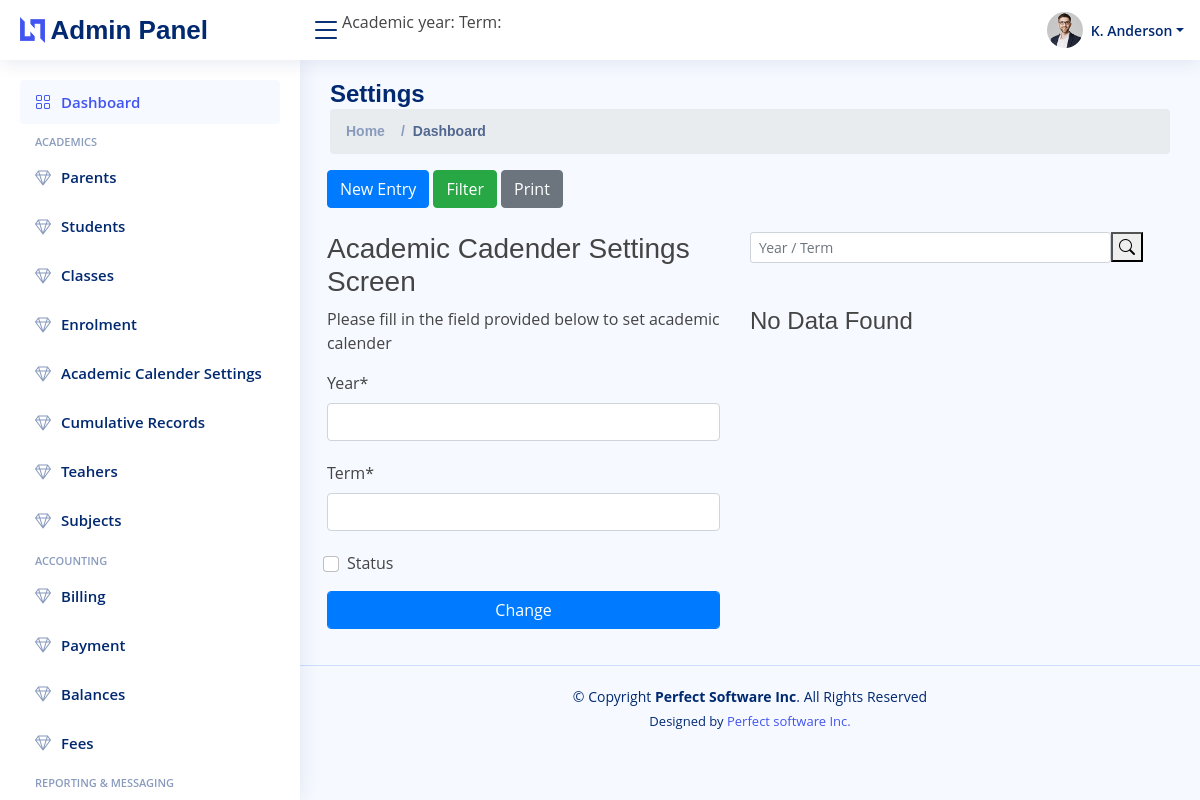
The page /dashboard/core/settings on the database as committed earlier.
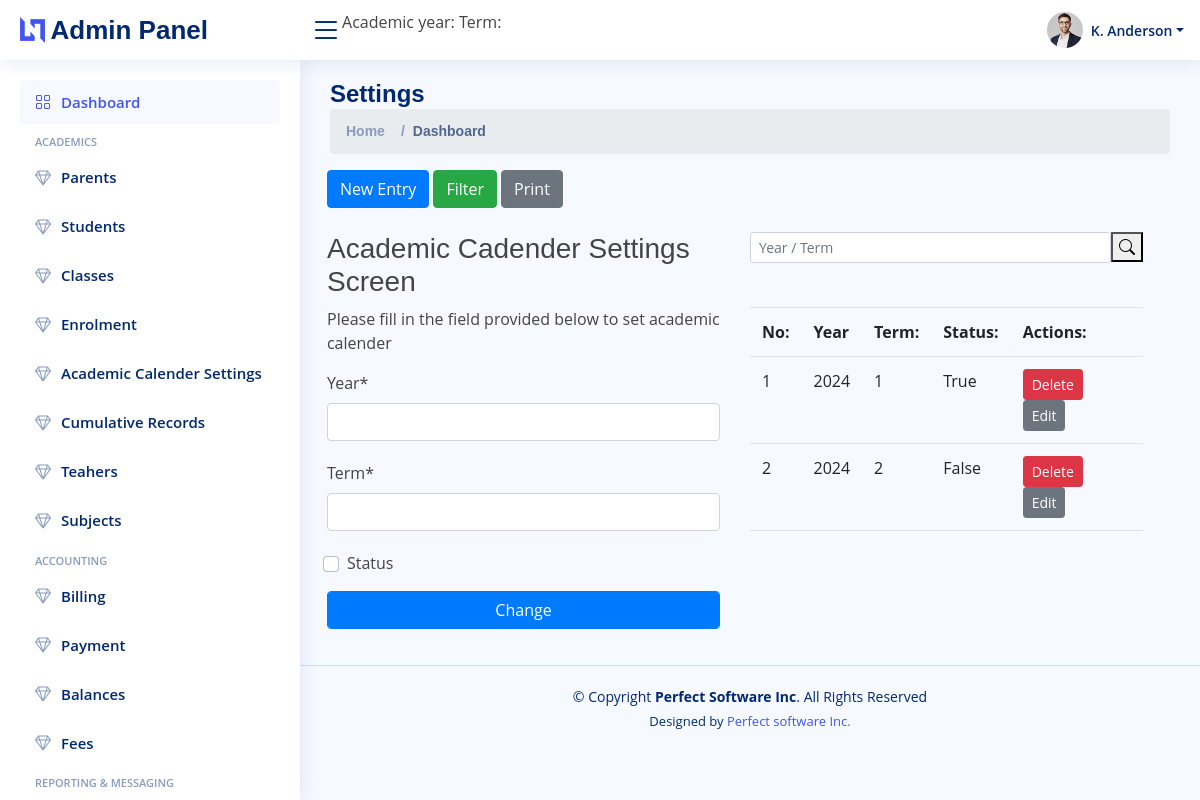
The same page on the database as committed later.
### core/models.py (models this page shows)
class AcademicSettings(models.Model):
    year = models.PositiveIntegerField( null=True)
    term = models.PositiveIntegerField(null=True)
    status = models.BooleanField(max_length = 15,default=False)
    createdAt = models.DateField(max_length = 30, default=datetime.date.today)
    updatedAt = models.DateField(max_length = 30, default=datetime.date.today)

### core/views.py (the view)
# urls.py: path("dashboard/core/settings", views.add, name = 'settings'),
def add(request):
    settings = AcademicSettings.objects.all()
    if request.method == "POST":
            settingForm = SettingForm(request.POST)
            if settingForm.is_valid():
                searchedSetting = AcademicSettings.objects.filter(year = settingForm.cleaned_data['year'], term = settingForm.cleaned_data['term']).first()
                if request.POST.get("id") == "":
                    if not searchedSetting:
                        if settingForm.cleaned_data['status']:
                            if AcademicSettings.objects.filter(status = settingForm.cleaned_data['status']).first():
                                usedSetting = AcademicSettings.objects.filter(status = settingForm.cleaned_data['status']).first()
                                usedSetting.status = not settingForm.cleaned_data['status']
                                usedSetting.save()
                        settingForm.save()
                        messages.success(request,f"Setting created Successfully")
                        return render(request,"settings.html",{'form':settingForm,'settings':settings})
                    else:
                        messages.error(request,f"Setting creation was  Unsuccessfully")
                        return render(request,"settings.html",{'form':settingForm,})
                else:
                    setting = AcademicSettings.objects.filter(id = int(request.POST.get("id"))).get()
                    setting.year = settingForm.cleaned_data['year']
                    setting.term = settingForm.cleaned_data['term']
                    if settingForm.cleaned_data['status']:
                            if AcademicSettings.objects.filter(status = settingForm.cleaned_data['status']).first():
                                usedSetting = AcademicSettings.objects.filter(status = settingForm.cleaned_data['status']).get()
                                usedSetting.status = not settingForm.cleaned_data['status']
                                usedSetting.save()
                                setting.status = settingForm.cleaned_data['status']
                    setting.status = settingForm.cleaned_data['status']
                    setting.save()
                    messages.success(request,f"Settings updated successfully.")
                    return render(request,"settings.html",{'form': settingForm,'settings':settings})
            else:
                 return render(request,"settings.html",{'form':settingForm,'settings':settings})
    else:
        settingForm = SettingForm()
        return render(request,"settings.html",{'form':settingForm,'settings':settings})

### core/forms/settingsform.py (shortened to what this page needs)
class SettingForm(forms.ModelForm):
    id = forms.CharField(widget = forms.TextInput(attrs={'type':"hidden",'value':""}),required=False)
    class Meta:
        model = AcademicSettings
        fields = ['year','term','status']

### core/templates/settings.html (shortened to what this page needs)
{% extends 'dashboard.html' %}
{% load crispy_forms_tags %}
{%block pagetitle%}
<h1>Settings</h1>
{%endblock%}
{%block body%}
<div class="row">
    <div class="col-md-12">
        {%include 'header.html'%}
    </div>
    <div class="col-md-6">
        <h3>Academic Cadender Settings  Screen </h3>
        <p>Please fill in the field provided below to set academic calender</p>
        <form action="{% url 'settings' %}" class="login-form" method="post">
            {{ form|crispy }}
            <div class="form-group">
                <button type="submit" class="btn form-control btn-primary rounded submit px-3">Change
                    </button>
            </div>
        </form>
    </div>
    <div class="col-md-6">
        <div class="search-bar">
            <form action = "search" class="search-form d-flex align-items-center" method="POST" >
                <input class="form-control form-control-sm" style="width: 100%;" type="text" name="searchkey" placeholder="Year / Term" title="Enter search keyword">
              <button type="submit" title="Search" style="margin-bottom: 20px;"><i class="bi bi-search"></i></button>
            </form>
          </div><br>
        {%if settings|length == 0%}
                <h4>No Data Found </h4>
                {%else%}
                <table class="table">
                    <tr>
                        <th>No:</th>
                        <th>Year</th>
                        <th>Term:</th>
                        <th>Status:</th>
                        <th>Actions:</th>
                    </tr>
                {% for setting in settings%}
                <tr>
                    <td>{{setting.id}}</td>
                    <td>{{setting.year}}</td>
                    <td>{{setting.term}}</td>
                    <td>{{setting.status}}</td>
                    <td><a href="/dashboard/settings/delete/{{setting.id}}"><button class =" btn btn-danger btn-sm">Delete</button></a> &nbsp<a href="/dashboard/settings/edit/{{setting.id}}"><button class = "btn btn-secondary btn-sm">Edit</button></a></td>
                </tr>
                {%endfor%}
                {%endif%}
            </table>
    </div>
</div>
{%endblock%}

### account/templates/dashboard.html (shortened to what this page needs)
{% extends 'base.html' %}
{% load crispy_forms_tags %}
{% load static %}
{%block content%}
<header id="header" class="header fixed-top d-flex align-items-center">
    <div class="d-flex align-items-center justify-content-between">
      <a href="index.html" class="logo d-flex align-items-center">
        <img src="{% static 'assets/img/logo.png' %}" alt="">
        <span class="d-none d-lg-block">Admin Panel</span>
      </a>
      <i class="bi bi-list toggle-sidebar-btn"></i>
    </div>
    <div class="d-flex align-items-center justify-content-between">
      <p>Academic year:  </p> &nbsp
      <p>Term:
         </p>
    </div>
    <nav class="header-nav ms-auto">
      <ul class="d-flex align-items-center">
        <li class="nav-item dropdown pe-3">
          <a class="nav-link nav-profile d-flex align-items-center pe-0" href="#" data-bs-toggle="dropdown">
            <img src="{% static 'assets/img/profile-img.jpg' %}" alt="Profile" class="rounded-circle">
            <span class="d-none d-md-block dropdown-toggle ps-2">K. Anderson</span>
          </a>
        </li>
      </ul>
    </nav>
  </header>
  <aside id="sidebar" class="sidebar">
    <ul class="sidebar-nav" id="sidebar-nav">
      <li class="nav-item">
        <a class="nav-link " href="{% url 'dashboard'%}">
          <i class="bi bi-grid"></i>
          <span>Dashboard</span>
        </a>
      </li>
      <li class="nav-heading">Academics</li>
      <li class="nav-item">
        <a class="nav-link collapsed" href="{% url 'parentsview' %}">
          <i class="bi bi-gem"></i><span>Parents</span>
        </a>
      </li>
      <li class="nav-item">
        <a class="nav-link collapsed" href="{% url 'studentsview' %}">
          <i class="bi bi-gem"></i><span>Students</span>
        </a>
      </li>
      <li class="nav-item">
        <a class="nav-link collapsed"  href="{% url 'classview' %}">
          <i class="bi bi-gem"></i><span>Classes</i></span>
        </a>
      </li>
      <li class="nav-item">
        <a class="nav-link collapsed" href="{% url 'enrolview' %}">
          <i class="bi bi-gem"></i><span>Enrolment</i>
        </a>
      </li>
      <li class="nav-item">
        <a class="nav-link collapsed" href="{% url 'settings' %}" >
          <i class="bi bi-gem"></i><span>Academic Calender Settings</i>
        </a>
      </li>
      <li class="nav-item">
        <a class="nav-link collapsed" href="#">
          <i class="bi bi-gem"></i><span>Cumulative Records</i>
        </a>
      </li>
      <li class="nav-item">
        <a class="nav-link collapsed" data-bs-target="#student-nav" data-bs-toggle="collapse" href="#">
          <i class="bi bi-gem"></i><span>Teahers</span>
        </a>
      </li>
      <li class="nav-item">
        <a class="nav-link collapsed"  href="{%url 'subjectview'%}">
          <i class="bi bi-gem"></i><span>Subjects</span>
        </a>
      </li>
      <li class="nav-heading">Accounting</li>
      <li class="nav-item">
        <a class="nav-link collapsed" href="{% url 'billview' %}">
          <i class="bi bi-gem"></i><span>Billing</i>
        </a>
      </li>
      <li class="nav-item">
        <a class="nav-link collapsed" href="{% url 'paymentview'%}">
          <i class="bi bi-gem"></i><span>Payment</i>
        </a>
      </li>
      <li class="nav-item">
        <a class="nav-link collapsed" href="{% url 'balancesingleview'%}">
          <i class="bi bi-gem"></i><span>Balances</i>
        </a>
      </li>
      <li class="nav-item">
        <a class="nav-link collapsed" href="{% url 'feeview' %}">
          <i class="bi bi-gem"></i><span>Fees</i>
        </a>
      </li>
      <li class="nav-heading">Reporting & Messaging</li>
    </ul>
  </aside>
  <main id="main" class="main">
    <div class="pagetitle">
      {%block pagetitle%}
      {%endblock%}
      <nav>
        <ol class="breadcrumb">
          <li class="breadcrumb-item"><a href="#">Home</a></li>
          <li class="breadcrumb-item active">Dashboard</li>
        </ol>
      </nav>
    </div>
    <section class="section dashboard">
      <div class="row">
        <div class="col-lg-12">
          <div class="row">
            {%block body%}
            {%endblock%}
          </div>
        </div>
      </div>
    </section>
  </main>
  <footer id="footer" class="footer">
    <div class="copyright">
      &copy; Copyright <strong><span>Perfect Software Inc</span></strong>. All Rights Reserved
    </div>
    <div class="credits">
      Designed by <a href="#">Perfect software Inc.</a>
    </div>
  </footer>
{%endblock%}

### account/templates/base.html (shortened to what this page needs)
{% load static %}
<!doctype html>
<html lang="en">
<head>
    <link href="{% static 'assets/vendor/bootstrap/css/bootstrap.min.css' %}" rel="stylesheet">
    <link href="{% static 'select2.css' %}" rel="stylesheet">
    <link rel="stylesheet" href="https://cdn.jsdelivr.net/npm/bootstrap@4.0.0/dist/css/bootstrap.min.css">
    <link href="https://cdn.jsdelivr.net/npm/select2@4.1.0-rc.0/dist/css/select2.min.css" rel="stylesheet" />
    <link rel="stylesheet" href="{% static 'style.css' %}">
    <link rel="stylesheet" href="{% static 'assets/vendor/bootstrap-icons/bootstrap-icons.css' %}">
    <link rel="stylesheet" href="https://printjs-4de6.kxcdn.com/print.min.css">
</head>
<body>
    {% block content %}{%endblock%}
</body>
</html>

### parents/templates/header.html
<div class="">
    <a href="{% url 'newentry' %}"><button class="btn btn-primary">New Entry</button></a>
    <a href="{% url 'filter' %}"><button class="btn btn-success" >Filter</button></a>
    <a href="#"><button onclick="window.print()" class="btn btn-secondary">Print</button></a>
</div><br>

### static/style.css (style rules this page uses)
:root { scroll-behavior: smooth; }
body { font-family: "Open Sans", sans-serif; background: #f6f9ff; color: #444444; }
a { color: #4154f1; text-decoration: none; }
h1, h2, h3, h4, h5, h6 { font-family: "Nunito", sans-serif; }
#main { margin-top: 60px; padding: 20px 30px; transition: all 0.3s; }
.pagetitle { margin-bottom: 10px; }
.pagetitle h1 { font-size: 24px; margin-bottom: 0; font-weight: 600; color: #012970; }
.breadcrumb { font-size: 14px; font-family: "Nunito", sans-serif; color: #899bbd; font-weight: 600; }
.breadcrumb a { color: #899bbd; transition: 0.3s; }
.breadcrumb .breadcrumb-item::before { color: #899bbd; }
.breadcrumb .active { color: #51678f; font-weight: 600; }
.logo { line-height: 1; }
@media (min-width: 1200px) { .logo { width: 280px; } }
.logo img { max-height: 26px; margin-right: 6px; }
.logo span { font-size: 26px; font-weight: 700; color: #012970; font-family: "Nunito", sans-serif; }
.header { transition: all 0.5s; z-index: 997; height: 60px; box-shadow: 0px 2px 20px rgba(1, 41, 112, 0.1); background-color: #fff; padding-left: 20px; }
.header .toggle-sidebar-btn { font-size: 32px; padding-left: 10px; cursor: pointer; color: #012970; }
.header-nav ul { list-style: none; }
.header-nav>ul { margin: 0; padding: 0; }
.header-nav .nav-profile { color: #012970; }
.header-nav .nav-profile img { max-height: 36px; }
.header-nav .nav-profile span { font-size: 14px; font-weight: 600; }
.sidebar { position: fixed; top: 60px; left: 0; bottom: 0; width: 300px; z-index: 996; transition: all 0.3s; padding: 20px; overflow-y: auto; scrollbar-width: thin; scrollbar-color: #aab7cf transparent; box-shadow: 0px 0px 20px rgba(1, 41, 112, 0.1); background-color: #fff; }
@media (min-width: 1200px) { #main, #footer { margin-left: 300px; } }
.sidebar-nav { padding: 0; margin: 0; list-style: none; }
.sidebar-nav li { padding: 0; margin: 0; list-style: none; }
.sidebar-nav .nav-item { margin-bottom: 5px; }
.sidebar-nav .nav-heading { font-size: 11px; text-transform: uppercase; color: #899bbd; font-weight: 600; margin: 10px 0 5px 15px; }
.sidebar-nav .nav-link { display: flex; align-items: center; font-size: 15px; font-weight: 600; color: #4154f1; transition: 0.3; background: #f6f9ff; padding: 10px 15px; border-radius: 4px; }
.sidebar-nav .nav-link i { font-size: 16px; margin-right: 10px; color: #4154f1; }
.sidebar-nav .nav-link.collapsed { color: #012970; background: #fff; }
.sidebar-nav .nav-link.collapsed i { color: #899bbd; }
.footer { padding: 20px 0; font-size: 14px; transition: all 0.3s; border-top: 1px solid #cddfff; }
.footer .copyright { text-align: center; color: #012970; }
.footer .credits { padding-top: 5px; text-align: center; font-size: 13px; color: #012970; }
input,select { margin-bottom: 20px; }

Rows that differ between the two databases and show on the page:
added AcademicSettings: id "1", year "2024", term "1", status "True"
added AcademicSettings: id "2", year "2024", term "2", status "False"
Other text that changed with them:
text no longer shown: "No Data Found"
text now shown: "No: Year Term: Status: Actions:"
